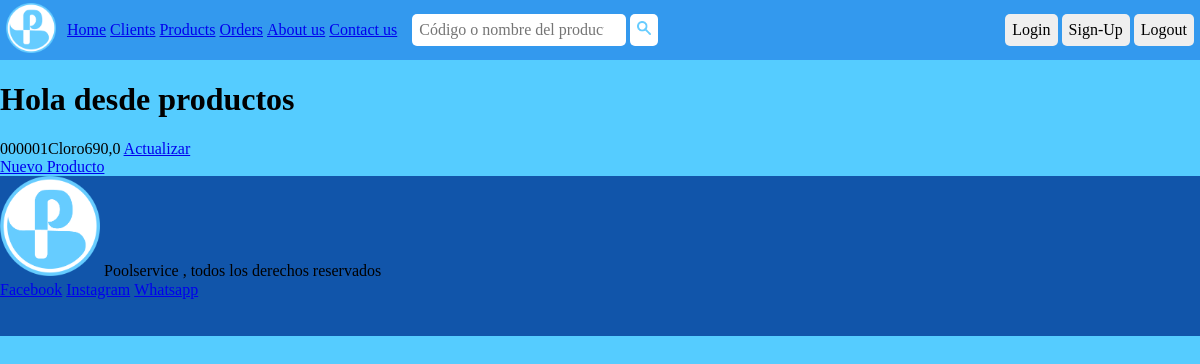
Page /products/list-products/ on the earlier database version.
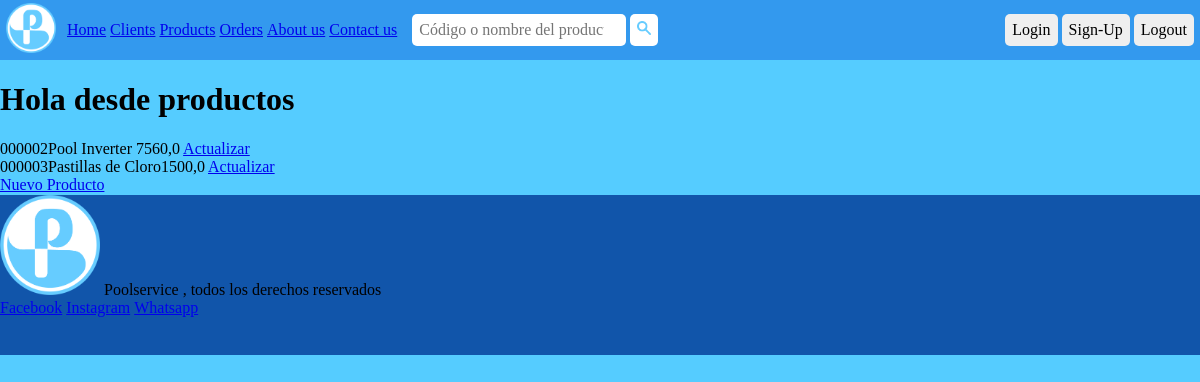
Same page on the later database version.
### products/models.py (models this page shows, shortened)
class Product(models.Model):
    change_types = [
        ('Vulcano tc1','Vulcano tc1'),
        ('Vulcano tc2','Vulcano tc2'),
        ('Makkintal','Makkintal'),
        ('Moldear','Moldear'),
        ('LCI','LCI'),
        ('Ecopools','Ecopools')
    ]
    code = models.CharField(unique=True  , max_length=10 , verbose_name='Código')
    description = models.CharField(max_length=85 , verbose_name='Descripción')
    tc = models.CharField(max_length=20 , verbose_name='Tipo de cambio' , choices=change_types)
    price = models.FloatField(verbose_name='Precio')
    stock = models.BooleanField(default=False)
    class Meta:
        verbose_name = 'Producto'
        verbose_name_plural = 'Productos'

### products/views.py (the view)
# urls.py: path('list-products/', list_products, name='list_products'),
def list_products (request):
    products = Product.objects.all()
    queryset = request.GET.get('search')
    if queryset:
        products = Product.objects.filter(
            Q(code__icontains = queryset) |
            Q(description__icontains = queryset)
            ).distinct()
    if len(products) > 0:
        context = {
            'products' : products ,
        }
    else:
        context = {
            'message_products' : 'No se encontraron resultados'
        }
    return render (request, 'products/products.html', context=context)

### templates/products/products.html (shortened to what this page needs)
{% extends 'base.html' %}
{% block content %}
    <h1>Hola desde productos</h1>
    <div>
        {% if products %}
        {% for product in products %}
            <div>
                {{product.code}}{{product.description}}{{product.price}}
                <a href="/products/update-product/{{product.id}} ">Actualizar</a>
            </div>
        {% endfor %}
        {% endif %}
    </div>
    <a href="/products/create-product">Nuevo Producto</a>
{% endblock %}

Differences in the rows shown:
changed Product: code "000001" → "000002"; description "Cloro" → "Pool Inverter 75"; price "690,0" → "60,0"
added Product: code "000003", description "Pastillas de Cloro", price "1500,0"
